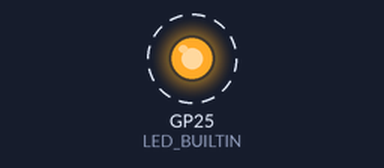
Simulated run of this program. Board: Raspberry Pi Pico. Shown: output pins drawn as LEDs (lit = HIGH). Dashed ring = blinking. What the program prints to the serial monitor is not drawn.

Above: at 0.07 s.
Timing chart, 0 to 3.0 s (numbered marks = the images above):
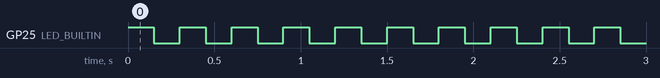

The program:

main.cpp
```cpp
// TEMP hardware bring-up test for the velocity jig board.
//
// Blinks the onboard LED (GPIO13) fast and prints a counter over USB serial.
// Neither depends on the OLED, IMU, or SD, so this isolates the board itself:
//   - LED blinking      -> upload works and code is running
//   - counter on ttyACM -> USB CDC serial works (so ./monitor would too)
//
// Delete firmware/blink_test/ when done.

#include <Arduino.h>

void setup() {
    Serial.begin(115200);
    pinMode(LED_BUILTIN, OUTPUT);
}

void loop() {
    static uint32_t n = 0;
    digitalWrite(LED_BUILTIN, HIGH);
    delay(150);
    digitalWrite(LED_BUILTIN, LOW);
    delay(150);
    Serial.print("blink test alive: ");
    Serial.println(n++);
}
```

Measured:
- by itself, GP25 (LED_BUILTIN): alternates HIGH for 0.15 s and LOW for 0.15 s
